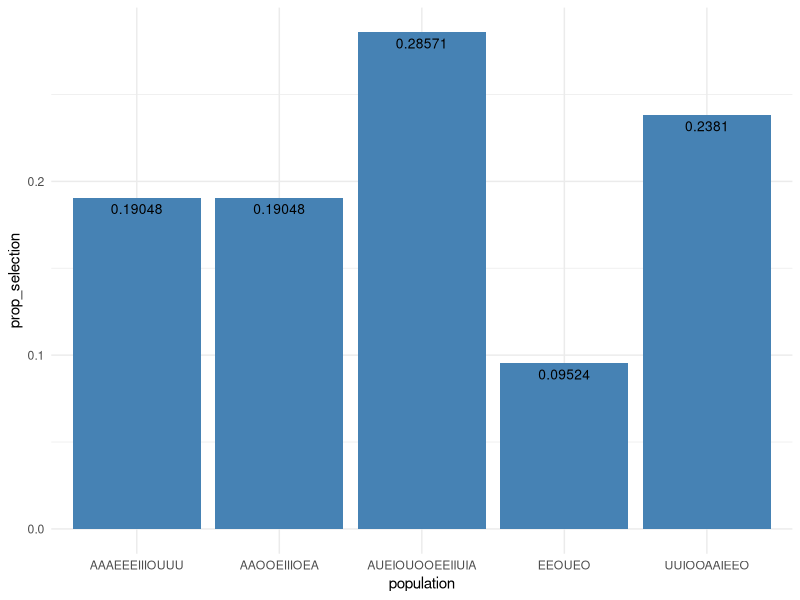
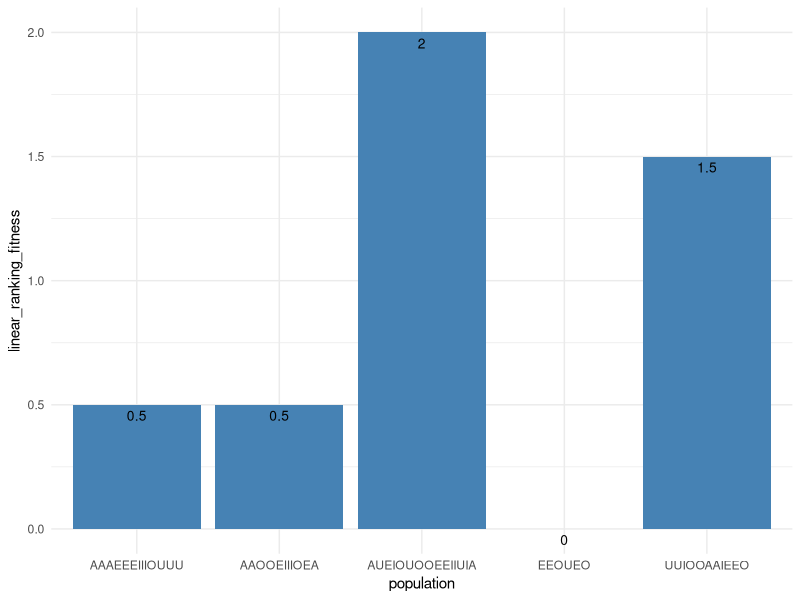
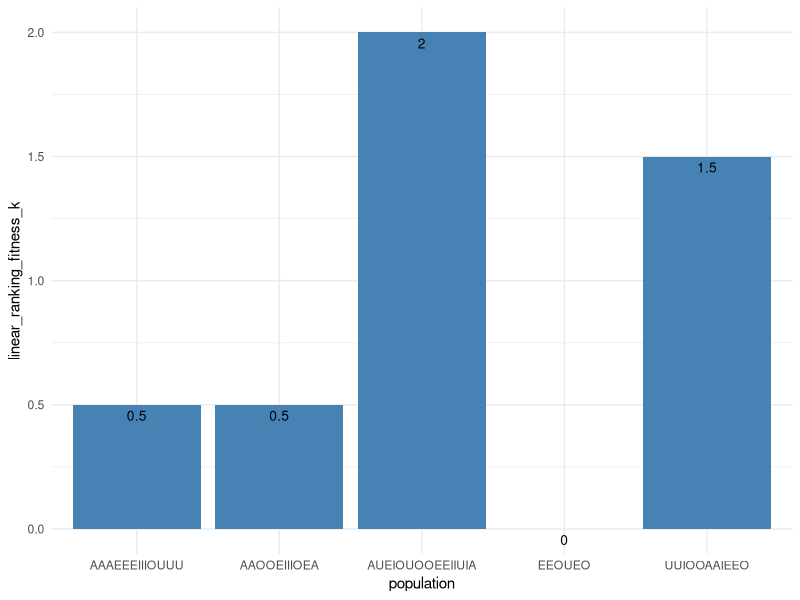
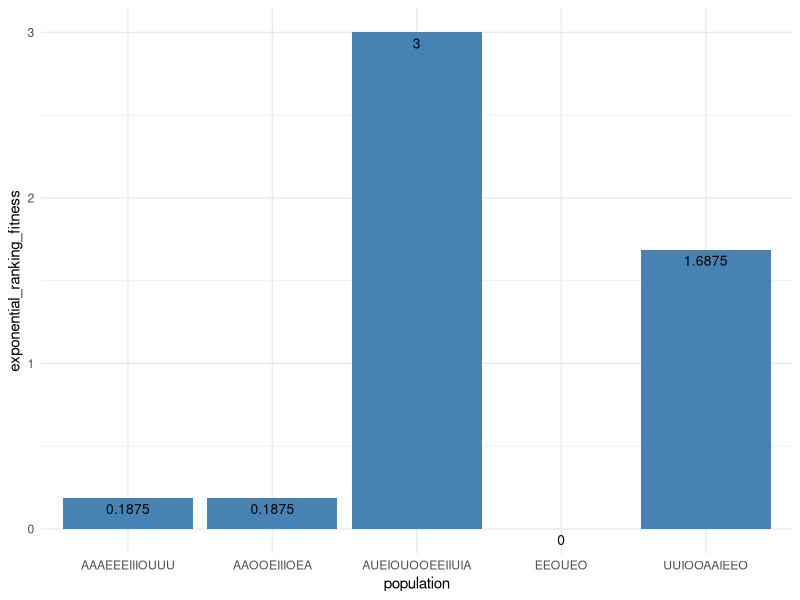
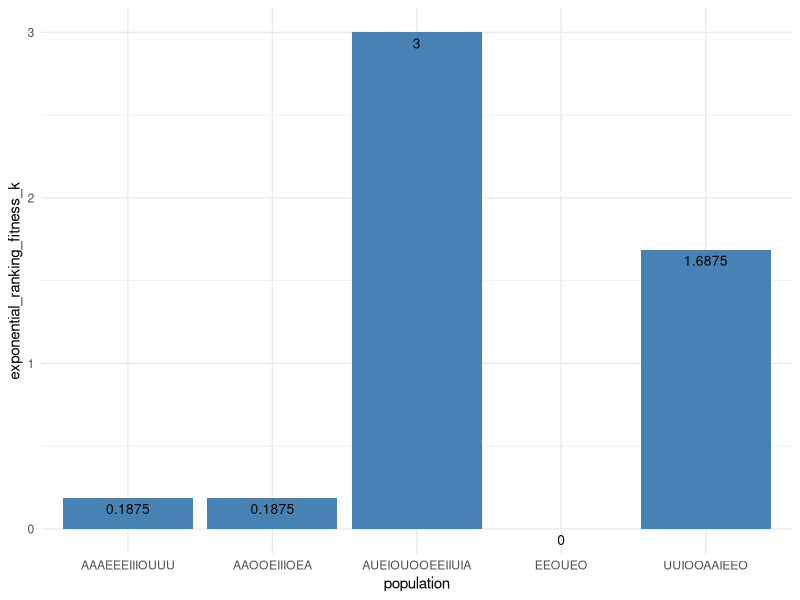

Reproduce these figures in R, in order.
## ---- chunk 1
tournament =  c ("0101110111","0111001001","0011001001","1110101100","1000010010","0000100010")
set.seed(42)

random_tournament = sample(tournament,6)
f = vector()

for (i in 1:length(random_tournament) ) {
      f[i]=  table(strsplit(random_tournament[i],"")) [2] 
}

mating_pool=  vector()

#slinding window of 3 elements

for (i in 1:length(f) ) {
  sliding_window =  seq(from=i,to=i+2,by=1)
  overflow=  i+2 -  length(f)
  if (overflow > 0) {
      sliding_window = c(sliding_window[c(1:(3 - overflow))],1:overflow)
  }
  mating_pool[i] = max(f[sliding_window] )
}


## ---- chunk 2
table(mating_pool)

## ---- chunk 3
mean(mating_pool)
## ---- chunk 4
#if the ournament size is reduced to one means there is no comptetition so it will be 1/n and in this case 1/6 probability to appear in the mating pool

## ---- chunk 5
tournament =  c ("0101110111","0111001001","0011001001","1110101100","1000010010","0000100010")
set.seed(42)

random_tournament = sample(tournament,6)
f = vector()

for (i in 1:length(random_tournament) ) {
      f[i]=  table(strsplit(random_tournament[i],"")) [2] 
}

mating_pool=  vector()

#slinding window of 3 elements

for (i in 1:length(f) ) {
  sliding_window =  seq(from=i,to=i+4,by=1)
  overflow=  i+4 -  length(f)
  if (overflow > 0) {
      sliding_window = c(sliding_window[c(1:(5 - overflow))],1:overflow)
  }
  mating_pool[i] = max(f[sliding_window] )
}

mating_pool

# 0 since it must the top 2 in oder to appear 
## ---- chunk 6
x = c(0.23, 0.57, 0.29, 0.44, 0.44)

y = c(0.63, 0.82, 0.62, 0.15, 0.51)



## ---- chunk 7
#ui= alpha* xi + (1-alpha)*yi
alpha= 0.5
u_0.5 = (alpha * x) + (1-alpha)*y
v_0.5= (alpha* y) + (1-alpha)*x
#results
u_0.5
v_0.5
## ---- chunk 8
alpha= 0.1
u_0.1 = (alpha * x) + (1-alpha)*y
v_0.1= (alpha* y) + (1-alpha)*x
#results
u_0.1
v_0.1

## ---- chunk 9
Population = c("AAOOEIIIOEA", "EEOUEO" ,"UUIOOAAIEEO","AAAEEEIIIOUUU","AUEIOUOOEEIIUIA")
fitness = vector() 
fitness_k = vector() 

for (i in 1:length(Population)){
  fitness[i] = sum(floor(table(strsplit(Population[i],""))/2))
  fitness_k[i] =  fitness[i] * 5
}

## ---- chunk 10
prop_selection= print(fitness / sum(fitness))
prop_selection= print(fitness_k / sum(fitness_k))

library(ggplot2)

selection_df <- data.frame(population = Population,prop_selection=prop_selection)
ggplot(selection_df, aes(x=population, y=prop_selection)) +
  geom_bar(stat="identity", fill="steelblue")+
  geom_text(aes(label=round(prop_selection,5)), vjust=1.6, color="black", size=3.5)+
  theme_minimal()
## ---- chunk 11
r = vector()
r_k = vector()

c = 2
n_1 = (length(Population)-1)

for (i in 1:length(fitness) ){
  r[i] = which(sort(fitness) == fitness[i])[1] -1 
  r_k[i] = which(sort(fitness_k) == fitness_k[i])[1] -1 
}

linear_ranking_fitness = print(r * (c/n_1)) 
linear_ranking_fitness_k = print(r_k * (c/n_1)) 

selection_df <-cbind(selection_df, linear_ranking_fitness) 

ggplot(selection_df, aes(x=population, y=linear_ranking_fitness)) +
  geom_bar(stat="identity", fill="steelblue")+
  geom_text(aes(label=round(linear_ranking_fitness,5)), vjust=1.6, color="black", size=3.5)+
  theme_minimal()

ggplot(selection_df, aes(x=population, y=linear_ranking_fitness_k)) +
  geom_bar(stat="identity", fill="steelblue")+
  geom_text(aes(label=round(linear_ranking_fitness_k,5)), vjust=1.6, color="black", size=3.5)+
  theme_minimal()
## ---- chunk 12
m = 3

exponential_ranking_fitness = print(m * (r/n_1) ^ (m-1)) 

exponential_ranking_fitness_k = print(m * (r_k/n_1) ^ (m-1)) 

ggplot(selection_df, aes(x=population, y=exponential_ranking_fitness)) +
  geom_bar(stat="identity", fill="steelblue")+
  geom_text(aes(label=round(exponential_ranking_fitness,5)), vjust=1.6, color="black", size=3.5)+
  theme_minimal()

ggplot(selection_df, aes(x=population, y=exponential_ranking_fitness_k)) +
  geom_bar(stat="identity", fill="steelblue")+
  geom_text(aes(label=round(exponential_ranking_fitness_k,5)), vjust=1.6, color="black", size=3.5)+
  theme_minimal()
## ---- chunk 13
#ui= alpha* xi + (1-alpha)*yi
alpha= 1.0
u_1 = (alpha * x) + (1-alpha)*y
v_1= (alpha* y) + (1-alpha)*x
#results
u_1
v_1
## ---- chunk 14
#ui= alpha* xi + (1-alpha)*yi
alpha= 0
u_0 = (alpha * x) + (1-alpha)*y
v_0= (alpha* y) + (1-alpha)*x
#results
u_0
v_0
